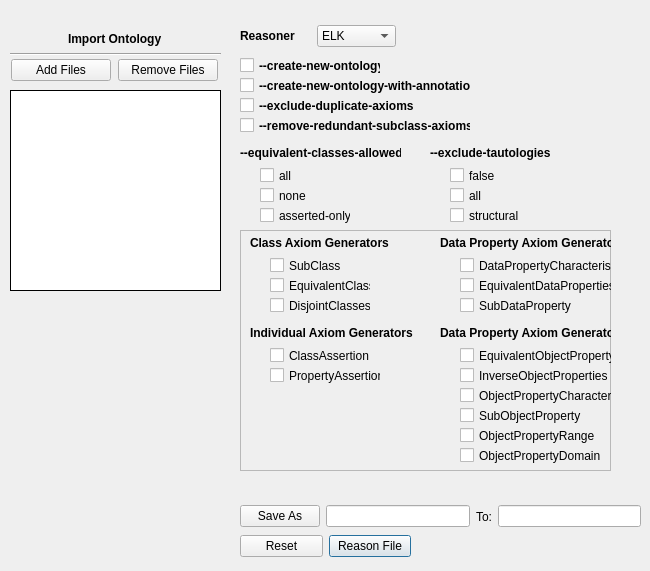
      <widget class="QWidget" name="reason">
       <attribute name="title">
        <string>Reason</string>
       </attribute>
       <widget class="QWidget" name="layoutWidget_37">
        <property name="geometry">
         <rect>
          <x>10</x>
          <y>50</y>
          <width>211</width>
          <height>41</height>
         </rect>
        </property>
        <layout class="QHBoxLayout" name="horizontalLayout_53">
         <item>
          <widget class="QPushButton" name="reasonAddFile">
           <property name="sizePolicy">
            <sizepolicy hsizetype="Ignored" vsizetype="Fixed">
             <horstretch>0</horstretch>
             <verstretch>0</verstretch>
            </sizepolicy>
           </property>
           <property name="minimumSize">
            <size>
             <width>100</width>
             <height>0</height>
            </size>
           </property>
           <property name="maximumSize">
            <size>
             <width>100</width>
             <height>16777215</height>
            </size>
           </property>
           <property name="focusPolicy">
            <enum>Qt::NoFocus</enum>
           </property>
           <property name="contextMenuPolicy">
            <enum>Qt::DefaultContextMenu</enum>
           </property>
           <property name="text">
            <string>Add Files</string>
           </property>
           <property name="default">
            <bool>false</bool>
           </property>
           <property name="flat">
            <bool>false</bool>
           </property>
          </widget>
         </item>
         <item>
          <widget class="QPushButton" name="reasonRemoveFile">
           <property name="sizePolicy">
            <sizepolicy hsizetype="Ignored" vsizetype="Fixed">
             <horstretch>0</horstretch>
             <verstretch>0</verstretch>
            </sizepolicy>
           </property>
           <property name="minimumSize">
            <size>
             <width>100</width>
             <height>0</height>
            </size>
           </property>
           <property name="maximumSize">
            <size>
             <width>100</width>
             <height>16777215</height>
            </size>
           </property>
           <property name="focusPolicy">
            <enum>Qt::NoFocus</enum>
           </property>
           <property name="text">
            <string>Remove Files</string>
           </property>
          </widget>
         </item>
        </layout>
       </widget>
       <widget class="QListWidget" name="reasonFileNames">
        <property name="geometry">
         <rect>
          <x>10</x>
          <y>90</y>
          <width>211</width>
          <height>201</height>
         </rect>
        </property>
        <property name="focusPolicy">
         <enum>Qt::ClickFocus</enum>
        </property>
        <property name="frameShape">
         <enum>QFrame::Box</enum>
        </property>
        <property name="frameShadow">
         <enum>QFrame::Plain</enum>
        </property>
       </widget>
       <widget class="QWidget" name="layoutWidget_141">
        <property name="geometry">
         <rect>
          <x>240</x>
          <y>500</y>
          <width>401</width>
          <height>33</height>
         </rect>
        </property>
        <layout class="QHBoxLayout" name="horizontalLayout_129">
         <item>
          <widget class="QPushButton" name="reasonSaveAs">
           <property name="focusPolicy">
            <enum>Qt::NoFocus</enum>
           </property>
           <property name="text">
            <string>Save As</string>
           </property>
          </widget>
         </item>
         <item>
          <widget class="QLineEdit" name="reasonNameSave">
           <property name="focusPolicy">
            <enum>Qt::NoFocus</enum>
           </property>
           <property name="text">
            <string/>
           </property>
           <property name="alignment">
            <set>Qt::AlignLeading|Qt::AlignLeft|Qt::AlignVCenter</set>
           </property>
           <property name="dragEnabled">
            <bool>false</bool>
           </property>
           <property name="placeholderText">
            <string/>
           </property>
           <property name="clearButtonEnabled">
            <bool>false</bool>
           </property>
          </widget>
         </item>
         <item>
          <widget class="QLabel" name="label_87">
           <property name="text">
            <string>To:</string>
           </property>
           <property name="alignment">
            <set>Qt::AlignCenter</set>
           </property>
          </widget>
         </item>
         <item>
          <widget class="QLineEdit" name="reasonSavePath">
           <property name="focusPolicy">
            <enum>Qt::NoFocus</enum>
           </property>
          </widget>
         </item>
        </layout>
       </widget>
       <widget class="QWidget" name="layoutWidget_142">
        <property name="geometry">
         <rect>
          <x>240</x>
          <y>530</y>
          <width>171</width>
          <height>32</height>
         </rect>
        </property>
        <layout class="QHBoxLayout" name="horizontalLayout_160">
         <item>
          <widget class="QPushButton" name="reasonReset">
           <property name="sizePolicy">
            <sizepolicy hsizetype="Expanding" vsizetype="Fixed">
             <horstretch>0</horstretch>
             <verstretch>0</verstretch>
            </sizepolicy>
           </property>
           <property name="maximumSize">
            <size>
             <width>150</width>
             <height>16777215</height>
            </size>
           </property>
           <property name="focusPolicy">
            <enum>Qt::NoFocus</enum>
           </property>
           <property name="text">
            <string>Reset</string>
           </property>
          </widget>
         </item>
         <item>
          <widget class="QPushButton" name="reasonButton">
           <property name="sizePolicy">
            <sizepolicy hsizetype="Expanding" vsizetype="Fixed">
             <horstretch>0</horstretch>
             <verstretch>0</verstretch>
            </sizepolicy>
           </property>
           <property name="minimumSize">
            <size>
             <width>0</width>
             <height>0</height>
            </size>
           </property>
           <property name="maximumSize">
            <size>
             <width>150</width>
             <height>16777215</height>
            </size>
           </property>
           <property name="font">
            <font>
             <family>Arial</family>
             <pointsize>9</pointsize>
             <bold>false</bold>
             <kerning>true</kerning>
            </font>
           </property>
           <property name="focusPolicy">
            <enum>Qt::NoFocus</enum>
           </property>
           <property name="autoFillBackground">
            <bool>false</bool>
           </property>
           <property name="text">
            <string>Reason File</string>
           </property>
           <property name="checkable">
            <bool>false</bool>
           </property>
           <property name="checked">
            <bool>false</bool>
           </property>
           <property name="autoExclusive">
            <bool>false</bool>
           </property>
           <property name="autoDefault">
            <bool>false</bool>
           </property>
           <property name="default">
            <bool>true</bool>
           </property>
           <property name="flat">
            <bool>false</bool>
           </property>
          </widget>
         </item>
        </layout>
       </widget>
       <widget class="QWidget" name="layoutWidget_143">
        <property name="geometry">
         <rect>
          <x>240</x>
          <y>20</y>
          <width>156</width>
          <height>32</height>
         </rect>
        </property>
        <layout class="QHBoxLayout" name="horizontalLayout_337">
         <item>
          <widget class="QLabel" name="label_186">
           <property name="font">
            <font>
             <family>Arial</family>
             <pointsize>9</pointsize>
             <bold>true</bold>
            </font>
           </property>
           <property name="text">
            <string>Reasoner</string>
           </property>
          </widget>
         </item>
         <item>
          <widget class="QComboBox" name="reasonOption">
           <property name="focusPolicy">
            <enum>Qt::NoFocus</enum>
           </property>
           <item>
            <property name="text">
             <string>ELK</string>
            </property>
           </item>
           <item>
            <property name="text">
             <string>hermit</string>
            </property>
           </item>
           <item>
            <property name="text">
             <string>jfact</string>
            </property>
           </item>
           <item>
            <property name="text">
             <string>whelk</string>
            </property>
           </item>
           <item>
            <property name="text">
             <string>emr</string>
            </property>
           </item>
           <item>
            <property name="text">
             <string>structural</string>
            </property>
           </item>
          </widget>
         </item>
        </layout>
       </widget>
       <widget class="QCheckBox" name="reasonCreateOntology">
        <property name="geometry">
         <rect>
          <x>240</x>
          <y>50</y>
          <width>141</width>
          <height>31</height>
         </rect>
        </property>
        <property name="font">
         <font>
          <family>Arial</family>
          <pointsize>9</pointsize>
          <bold>true</bold>
         </font>
        </property>
        <property name="focusPolicy">
         <enum>Qt::NoFocus</enum>
        </property>
        <property name="text">
         <string>--create-new-ontology</string>
        </property>
       </widget>
       <widget class="QCheckBox" name="reasonCreateOntologyAnnotation">
        <property name="geometry">
         <rect>
          <x>240</x>
          <y>70</y>
          <width>231</width>
          <height>31</height>
         </rect>
        </property>
        <property name="font">
         <font>
          <family>Arial</family>
          <pointsize>9</pointsize>
          <bold>true</bold>
         </font>
        </property>
        <property name="focusPolicy">
         <enum>Qt::NoFocus</enum>
        </property>
        <property name="text">
         <string>--create-new-ontology-with-annotations</string>
        </property>
       </widget>
       <widget class="QCheckBox" name="reasonRemoveAxioms">
        <property name="geometry">
         <rect>
          <x>240</x>
          <y>110</y>
          <width>231</width>
          <height>31</height>
         </rect>
        </property>
        <property name="font">
         <font>
          <family>Arial</family>
          <pointsize>9</pointsize>
          <bold>true</bold>
         </font>
        </property>
        <property name="focusPolicy">
         <enum>Qt::NoFocus</enum>
        </property>
        <property name="text">
         <string>--remove-redundant-subclass-axioms</string>
        </property>
       </widget>
       <widget class="QCheckBox" name="reasonExcludeAxioms">
        <property name="geometry">
         <rect>
          <x>240</x>
          <y>90</y>
          <width>231</width>
          <height>31</height>
         </rect>
        </property>
        <property name="font">
         <font>
          <family>Arial</family>
          <pointsize>9</pointsize>
          <bold>true</bold>
         </font>
        </property>
        <property name="focusPolicy">
         <enum>Qt::NoFocus</enum>
        </property>
        <property name="text">
         <string>--exclude-duplicate-axioms</string>
        </property>
       </widget>
       <widget class="QCheckBox" name="reasonEquivalentAll">
        <property name="geometry">
         <rect>
          <x>260</x>
          <y>160</y>
          <width>51</width>
          <height>31</height>
         </rect>
        </property>
        <property name="font">
         <font>
          <family>Arial</family>
          <pointsize>9</pointsize>
          <bold>false</bold>
         </font>
        </property>
        <property name="focusPolicy">
         <enum>Qt::NoFocus</enum>
        </property>
        <property name="text">
         <string>all</string>
        </property>
       </widget>
       <widget class="QCheckBox" name="reasonEquivalentNone">
        <property name="geometry">
         <rect>
          <x>260</x>
          <y>180</y>
          <width>61</width>
          <height>31</height>
         </rect>
        </property>
        <property name="font">
         <font>
          <family>Arial</family>
          <pointsize>9</pointsize>
          <bold>false</bold>
         </font>
        </property>
        <property name="focusPolicy">
         <enum>Qt::NoFocus</enum>
        </property>
        <property name="text">
         <string>none</string>
        </property>
       </widget>
       <widget class="QCheckBox" name="reasonEquivalentAsserted">
        <property name="geometry">
         <rect>
          <x>260</x>
          <y>200</y>
          <width>91</width>
          <height>31</height>
         </rect>
        </property>
        <property name="font">
         <font>
          <family>Arial</family>
          <pointsize>9</pointsize>
          <bold>false</bold>
         </font>
        </property>
        <property name="focusPolicy">
         <enum>Qt::NoFocus</enum>
        </property>
        <property name="text">
         <string>asserted-only</string>
        </property>
       </widget>
       <widget class="QLabel" name="label_187">
        <property name="geometry">
         <rect>
          <x>240</x>
          <y>140</y>
          <width>161</width>
          <height>26</height>
         </rect>
        </property>
        <property name="font">
         <font>
          <family>Arial</family>
          <pointsize>9</pointsize>
          <bold>true</bold>
         </font>
        </property>
        <property name="text">
         <string>--equivalent-classes-allowed</string>
        </property>
       </widget>
       <widget class="QCheckBox" name="reasonExcludeStructural">
        <property name="geometry">
         <rect>
          <x>450</x>
          <y>200</y>
          <width>91</width>
          <height>31</height>
         </rect>
        </property>
        <property name="font">
         <font>
          <family>Arial</family>
          <pointsize>9</pointsize>
          <bold>false</bold>
         </font>
        </property>
        <property name="focusPolicy">
         <enum>Qt::NoFocus</enum>
        </property>
        <property name="text">
         <string>structural</string>
        </property>
       </widget>
       <widget class="QCheckBox" name="reasonExcludeAll">
        <property name="geometry">
         <rect>
          <x>450</x>
          <y>180</y>
          <width>61</width>
          <height>31</height>
         </rect>
        </property>
        <property name="font">
         <font>
          <family>Arial</family>
          <pointsize>9</pointsize>
          <bold>false</bold>
         </font>
        </property>
        <property name="focusPolicy">
         <enum>Qt::NoFocus</enum>
        </property>
        <property name="text">
         <string>all</string>
        </property>
       </widget>
       <widget class="QCheckBox" name="reasonExcludeFalse">
        <property name="geometry">
         <rect>
          <x>450</x>
          <y>160</y>
          <width>51</width>
          <height>31</height>
         </rect>
        </property>
        <property name="font">
         <font>
          <family>Arial</family>
          <pointsize>9</pointsize>
          <bold>false</bold>
         </font>
        </property>
        <property name="focusPolicy">
         <enum>Qt::NoFocus</enum>
        </property>
        <property name="text">
         <string>false</string>
        </property>
       </widget>
       <widget class="QLabel" name="label_188">
        <property name="geometry">
         <rect>
          <x>430</x>
          <y>140</y>
          <width>161</width>
          <height>26</height>
         </rect>
        </property>
        <property name="font">
         <font>
          <family>Arial</family>
          <pointsize>9</pointsize>
          <bold>true</bold>
         </font>
        </property>
        <property name="text">
         <string>--exclude-tautologies</string>
        </property>
       </widget>
       <widget class="QFrame" name="frame">
        <property name="geometry">
         <rect>
          <x>240</x>
          <y>230</y>
          <width>371</width>
          <height>241</height>
         </rect>
        </property>
        <property name="frameShape">
         <enum>QFrame::StyledPanel</enum>
        </property>
        <property name="frameShadow">
         <enum>QFrame::Raised</enum>
        </property>
        <widget class="QCheckBox" name="ObjectPropertyDomain">
         <property name="geometry">
          <rect>
           <x>220</x>
           <y>210</y>
           <width>181</width>
           <height>31</height>
          </rect>
         </property>
         <property name="font">
          <font>
           <family>Arial</family>
           <pointsize>9</pointsize>
           <bold>false</bold>
          </font>
         </property>
         <property name="focusPolicy">
          <enum>Qt::NoFocus</enum>
         </property>
         <property name="text">
          <string>ObjectPropertyDomain</string>
         </property>
        </widget>
        <widget class="QCheckBox" name="InverseObjectProperties">
         <property name="geometry">
          <rect>
           <x>220</x>
           <y>130</y>
           <width>181</width>
           <height>31</height>
          </rect>
         </property>
         <property name="font">
          <font>
           <family>Arial</family>
           <pointsize>9</pointsize>
           <bold>false</bold>
          </font>
         </property>
         <property name="focusPolicy">
          <enum>Qt::NoFocus</enum>
         </property>
         <property name="text">
          <string>InverseObjectProperties</string>
         </property>
        </widget>
        <widget class="QLabel" name="label_191">
         <property name="geometry">
          <rect>
           <x>10</x>
           <y>90</y>
           <width>171</width>
           <height>26</height>
          </rect>
         </property>
         <property name="font">
          <font>
           <family>Arial</family>
           <pointsize>9</pointsize>
           <bold>true</bold>
          </font>
         </property>
         <property name="text">
          <string>Individual Axiom Generators</string>
         </property>
        </widget>
        <widget class="QCheckBox" name="EquivalentDataProperties">
         <property name="geometry">
          <rect>
           <x>220</x>
           <y>40</y>
           <width>181</width>
           <height>31</height>
          </rect>
         </property>
         <property name="font">
          <font>
           <family>Arial</family>
           <pointsize>9</pointsize>
           <bold>false</bold>
          </font>
         </property>
         <property name="focusPolicy">
          <enum>Qt::NoFocus</enum>
         </property>
         <property name="text">
          <string>EquivalentDataProperties</string>
         </property>
        </widget>
        <widget class="QCheckBox" name="SubObjectProperty">
         <property name="geometry">
          <rect>
           <x>220</x>
           <y>170</y>
           <width>181</width>
           <height>31</height>
          </rect>
         </property>
         <property name="font">
          <font>
           <family>Arial</family>
           <pointsize>9</pointsize>
           <bold>false</bold>
          </font>
         </property>
         <property name="focusPolicy">
          <enum>Qt::NoFocus</enum>
         </property>
         <property name="text">
          <string>SubObjectProperty</string>
         </property>
        </widget>
        <widget class="QCheckBox" name="SubDataProperty">
         <property name="geometry">
          <rect>
           <x>220</x>
           <y>60</y>
           <width>181</width>
           <height>31</height>
          </rect>
         </property>
         <property name="font">
          <font>
           <family>Arial</family>
           <pointsize>9</pointsize>
           <bold>false</bold>
          </font>
         </property>
         <property name="focusPolicy">
          <enum>Qt::NoFocus</enum>
         </property>
         <property name="text">
          <string>SubDataProperty</string>
         </property>
        </widget>
        <widget class="QCheckBox" name="SubClass">
         <property name="geometry">
          <rect>
           <x>30</x>
           <y>20</y>
           <width>71</width>
           <height>31</height>
          </rect>
         </property>
         <property name="font">
          <font>
           <family>Arial</family>
           <pointsize>9</pointsize>
           <bold>false</bold>
          </font>
         </property>
         <property name="focusPolicy">
          <enum>Qt::NoFocus</enum>
         </property>
         <property name="text">
          <string>SubClass</string>
         </property>
        </widget>
        <widget class="QCheckBox" name="ClassAssertion">
         <property name="geometry">
          <rect>
           <x>30</x>
           <y>110</y>
           <width>101</width>
           <height>31</height>
          </rect>
         </property>
         <property name="font">
          <font>
           <family>Arial</family>
           <pointsize>9</pointsize>
           <bold>false</bold>
          </font>
         </property>
         <property name="focusPolicy">
          <enum>Qt::NoFocus</enum>
         </property>
         <property name="text">
          <string>ClassAssertion</string>
         </property>
        </widget>
        <widget class="QCheckBox" name="PropertyAssertion">
         <property name="geometry">
          <rect>
           <x>30</x>
           <y>130</y>
           <width>111</width>
           <height>31</height>
          </rect>
         </property>
         <property name="font">
          <font>
           <family>Arial</family>
           <pointsize>9</pointsize>
           <bold>false</bold>
          </font>
         </property>
         <property name="focusPolicy">
          <enum>Qt::NoFocus</enum>
         </property>
         <property name="text">
          <string>PropertyAssertion</string>
         </property>
        </widget>
        <widget class="QLabel" name="label_192">
         <property name="geometry">
          <rect>
           <x>200</x>
           <y>90</y>
           <width>201</width>
           <height>26</height>
          </rect>
         </property>
         <property name="font">
          <font>
           <family>Arial</family>
           <pointsize>9</pointsize>
           <bold>true</bold>
          </font>
         </property>
         <property name="text">
          <string>Data Property Axiom Generators</string>
         </property>
        </widget>
        <widget class="QCheckBox" name="DisjointClasses">
         <property name="geometry">
          <rect>
           <x>30</x>
           <y>60</y>
           <width>101</width>
           <height>31</height>
          </rect>
         </property>
         <property name="font">
          <font>
           <family>Arial</family>
           <pointsize>9</pointsize>
           <bold>false</bold>
          </font>
         </property>
         <property name="focusPolicy">
          <enum>Qt::NoFocus</enum>
         </property>
         <property name="text">
          <string>DisjointClasses</string>
         </property>
        </widget>
        <widget class="QCheckBox" name="ObjectPropertyRange">
         <property name="geometry">
          <rect>
           <x>220</x>
           <y>190</y>
           <width>181</width>
           <height>31</height>
          </rect>
         </property>
         <property name="font">
          <font>
           <family>Arial</family>
           <pointsize>9</pointsize>
           <bold>false</bold>
          </font>
         </property>
         <property name="focusPolicy">
          <enum>Qt::NoFocus</enum>
         </property>
         <property name="text">
          <string>ObjectPropertyRange</string>
         </property>
        </widget>
        <widget class="QLabel" name="label_189">
         <property name="geometry">
          <rect>
           <x>10</x>
           <y>0</y>
           <width>161</width>
           <height>26</height>
          </rect>
         </property>
         <property name="font">
          <font>
           <family>Arial</family>
           <pointsize>9</pointsize>
           <bold>true</bold>
          </font>
         </property>
         <property name="text">
          <string>Class Axiom Generators</string>
         </property>
        </widget>
        <widget class="QCheckBox" name="DataPropertyCharacteristic">
         <property name="geometry">
          <rect>
           <x>220</x>
           <y>20</y>
           <width>181</width>
           <height>31</height>
          </rect>
         </property>
         <property name="font">
          <font>
           <family>Arial</family>
           <pointsize>9</pointsize>
           <bold>false</bold>
          </font>
         </property>
         <property name="focusPolicy">
          <enum>Qt::NoFocus</enum>
         </property>
         <property name="text">
          <string>DataPropertyCharacteristic</string>
         </property>
        </widget>
        <widget class="QCheckBox" name="ObjectPropertyCharacteristic">
         <property name="geometry">
          <rect>
           <x>220</x>
           <y>150</y>
           <width>181</width>
           <height>31</height>
          </rect>
         </property>
         <property name="font">
          <font>
           <family>Arial</family>
           <pointsize>9</pointsize>
           <bold>false</bold>
          </font>
         </property>
         <property name="focusPolicy">
          <enum>Qt::NoFocus</enum>
         </property>
         <property name="text">
          <string>ObjectPropertyCharacteristic</string>
         </property>
        </widget>
        <widget class="QCheckBox" name="EquivalentObjectProperty">
         <property name="geometry">
          <rect>
           <x>220</x>
           <y>110</y>
           <width>181</width>
           <height>31</height>
          </rect>
         </property>
         <property name="font">
          <font>
           <family>Arial</family>
           <pointsize>9</pointsize>
           <bold>false</bold>
          </font>
         </property>
         <property name="focusPolicy">
          <enum>Qt::NoFocus</enum>
         </property>
         <property name="text">
          <string>EquivalentObjectProperty</string>
         </property>
        </widget>
        <widget class="QCheckBox" name="EquivalentClass">
         <property name="geometry">
          <rect>
           <x>30</x>
           <y>40</y>
           <width>101</width>
           <height>31</height>
          </rect>
         </property>
         <property name="font">
          <font>
           <family>Arial</family>
           <pointsize>9</pointsize>
           <bold>false</bold>
          </font>
         </property>
         <property name="focusPolicy">
          <enum>Qt::NoFocus</enum>
         </property>
         <property name="text">
          <string>EquivalentClass</string>
         </property>
        </widget>
        <widget class="QLabel" name="label_190">
         <property name="geometry">
          <rect>
           <x>200</x>
           <y>0</y>
           <width>201</width>
           <height>26</height>
          </rect>
         </property>
         <property name="font">
          <font>
           <family>Arial</family>
           <pointsize>9</pointsize>
           <bold>true</bold>
          </font>
         </property>
         <property name="text">
          <string>Data Property Axiom Generators</string>
         </property>
        </widget>
       </widget>
       <widget class="QWidget" name="">
        <property name="geometry">
         <rect>
          <x>10</x>
          <y>30</y>
          <width>211</width>
          <height>26</height>
         </rect>
        </property>
        <layout class="QVBoxLayout" name="verticalLayout_23">
         <item alignment="Qt::AlignHCenter">
          <widget class="QLabel" name="label_84">
           <property name="font">
            <font>
             <family>Arial</family>
             <pointsize>9</pointsize>
             <bold>true</bold>
            </font>
           </property>
           <property name="text">
            <string>Import Ontology</string>
           </property>
          </widget>
         </item>
         <item>
          <widget class="Line" name="line_22">
           <property name="orientation">
            <enum>Qt::Horizontal</enum>
           </property>
          </widget>
         </item>
        </layout>
       </widget>
       <zorder>frame</zorder>
       <zorder>layoutWidget_37</zorder>
       <zorder>reasonFileNames</zorder>
       <zorder>layoutWidget_141</zorder>
       <zorder>layoutWidget_142</zorder>
       <zorder>layoutWidget_143</zorder>
       <zorder>reasonCreateOntology</zorder>
       <zorder>reasonCreateOntologyAnnotation</zorder>
       <zorder>reasonRemoveAxioms</zorder>
       <zorder>reasonExcludeAxioms</zorder>
       <zorder>reasonEquivalentAll</zorder>
       <zorder>reasonEquivalentNone</zorder>
       <zorder>reasonEquivalentAsserted</zorder>
       <zorder>label_187</zorder>
       <zorder>reasonExcludeStructural</zorder>
       <zorder>reasonExcludeAll</zorder>
       <zorder>reasonExcludeFalse</zorder>
       <zorder>label_188</zorder>
       <zorder>label_84</zorder>
       <zorder>line_22</zorder>
      </widget>
